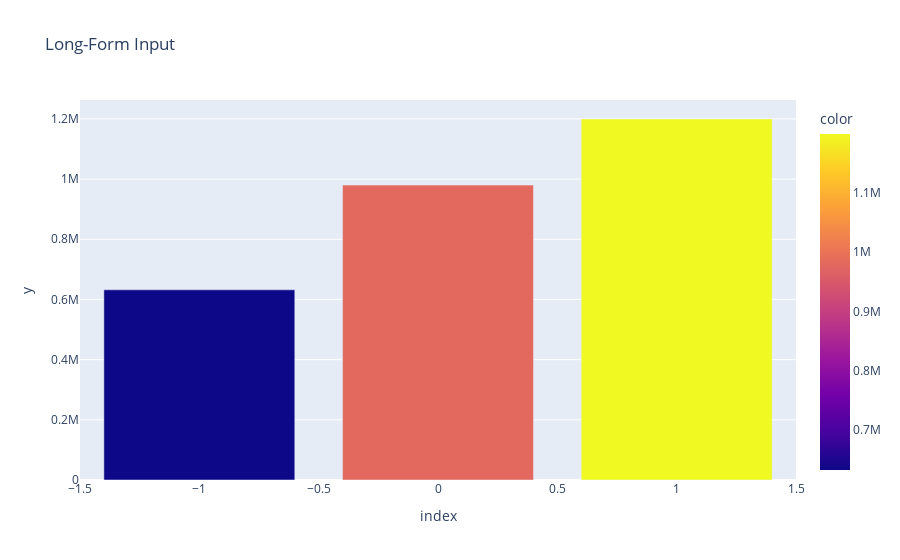

The cell this chart's notebook holds for it:
### Code cell
fig = px.bar(sentimentCounts, x=sentimentCounts.index, y=sentimentCounts.values, color=sentimentCounts.values,
             title="Long-Form Input")
fig.show()

### Figure 1 — Plotly figure (JSON) as saved in the notebook; plotly's stock layout.template omitted (floating-point values rounded to 4 significant figures)
{"data": [{"alignmentgroup": "True", "hovertemplate": "index=%{x}<br>y=%{y}<br>color=%{marker.color}<extra></extra>", "legendgroup": "", "marker": {"color": [1199699, 979997, 632078], "coloraxis": "coloraxis", "pattern": {"shape": ""}}, "name": "", "offsetgroup": "", "orientation": "v", "showlegend": false, "textposition": "auto", "type": "bar", "x": [1, 0, -1], "xaxis": "x", "y": [1199699, 979997, 632078], "yaxis": "y"}], "layout": {"barmode": "relative", "coloraxis": {"colorbar": {"title": {"text": "color"}}, "colorscale": [[0, "#0d0887"], [0.1111, "#46039f"], [0.2222, "#7201a8"], [0.3333, "#9c179e"], [0.4444, "#bd3786"], [0.5556, "#d8576b"], [0.6667, "#ed7953"], [0.7778, "#fb9f3a"], [0.8889, "#fdca26"], [1, "#f0f921"]]}, "legend": {"tracegroupgap": 0}, "title": {"text": "Long-Form Input"}, "xaxis": {"anchor": "y", "domain": [0, 1], "title": {"text": "index"}}, "yaxis": {"anchor": "x", "domain": [0, 1], "title": {"text": "y"}}}}
